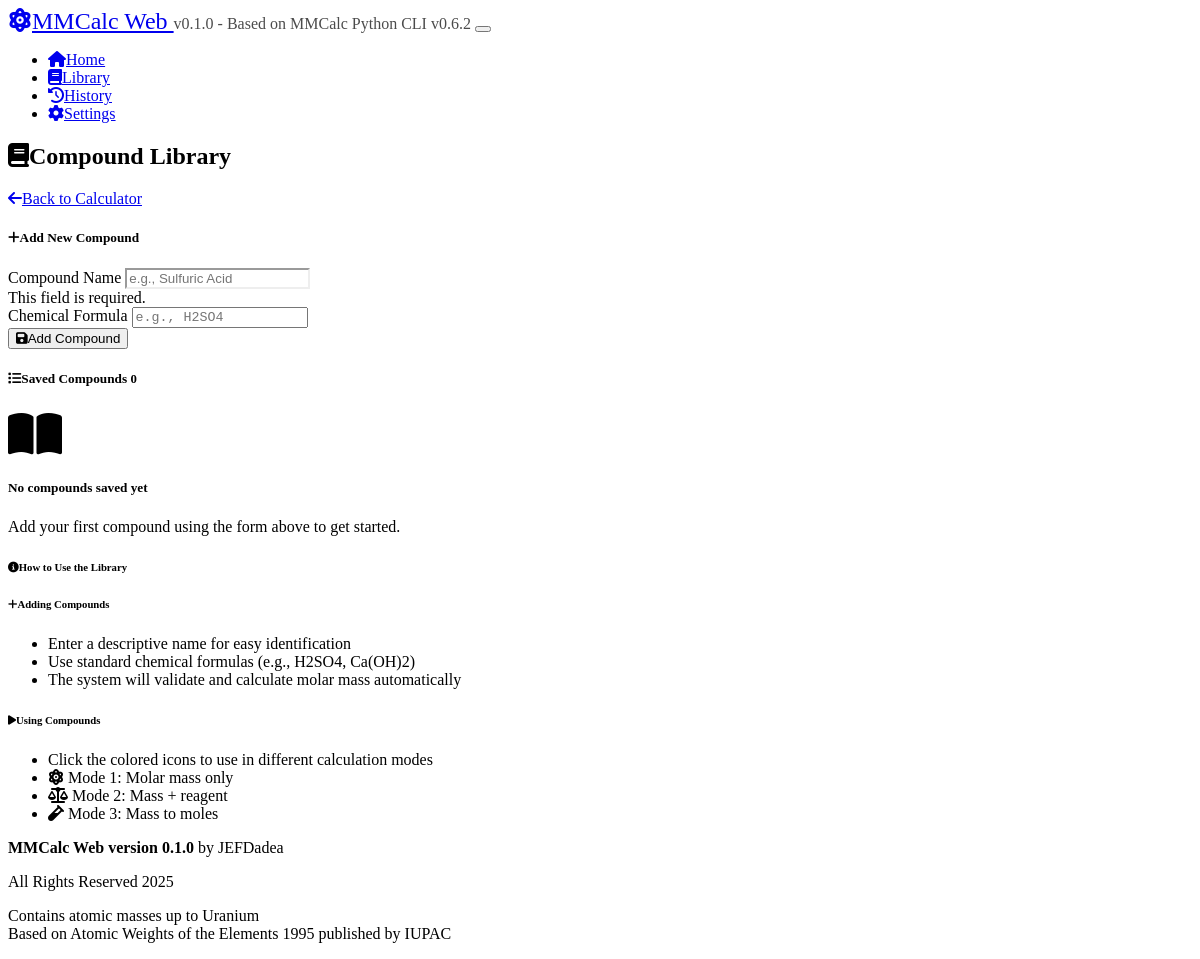
/library, run on an earlier commit of the app's database.
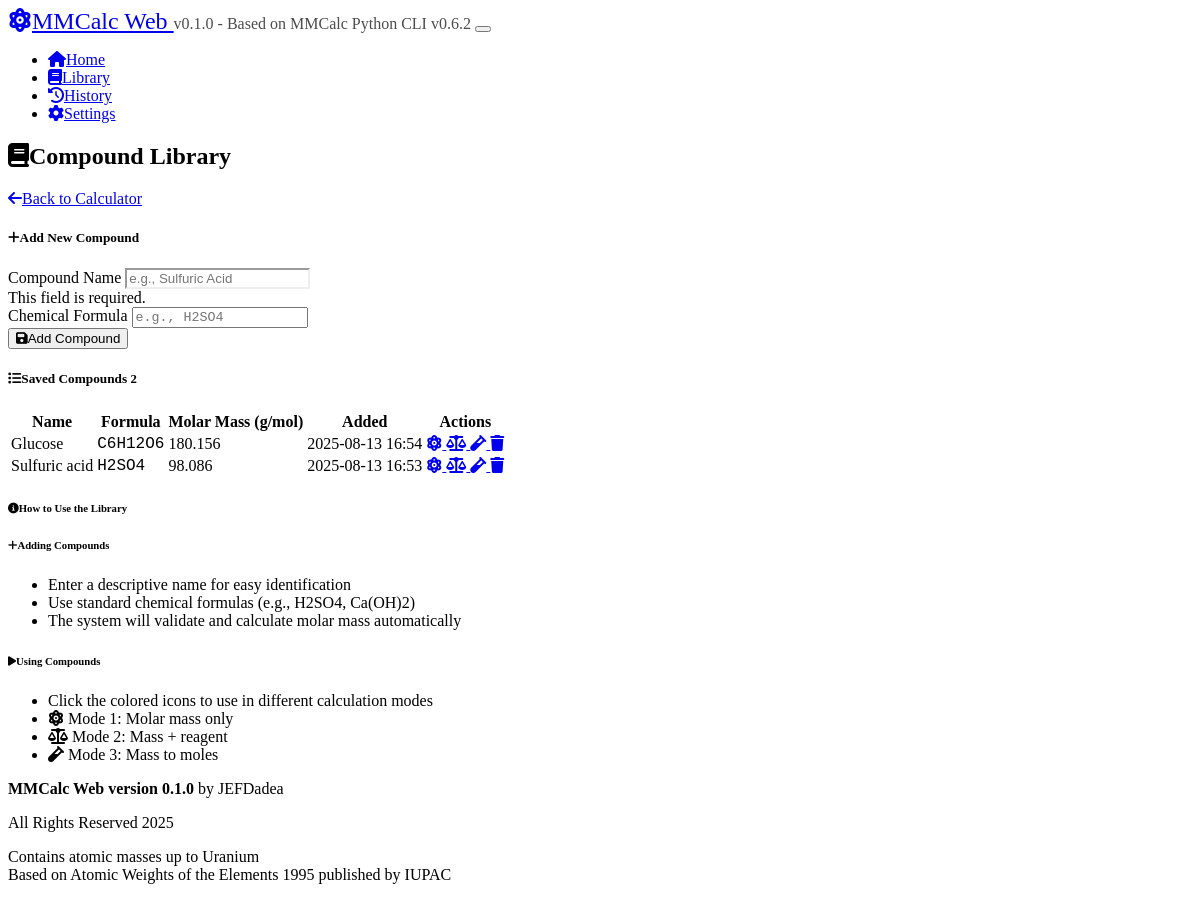
And on a later commit of the database.
### models.py (models this page shows, shortened)
class SavedCompound(db.Model):
    id = db.Column(db.Integer, primary_key=True)
    name = db.Column(db.String(100), unique=True, nullable=False)
    formula = db.Column(db.String(200), nullable=False)
    molar_mass = db.Column(db.Float, nullable=False)
    created_at = db.Column(db.DateTime, default=db.func.current_timestamp())

### app.py (the view)
@app.route('/library')
def library():
    compounds = compound_library.get_all_compounds()
    return render_template('library.html', compounds=compounds)

### compound_library.py (called while the page is built)
    def get_all_compounds(self):
        try:
            compounds = SavedCompound.query.order_by(SavedCompound.name).all()
            return [{
                'id': compound.id,
                'name': compound.name,
                'formula': compound.formula,
                'molar_mass': compound.molar_mass,
                'created_at': compound.created_at
            } for compound in compounds]
        except Exception as e:
            print(f"Error getting compounds: {e}")
            return []

### templates/library.html (shortened to what the changed rows need)
{% extends "base.html" %}
{% block content %}
<div class="container">
    <div class="row">
        <div class="col-12">
            <div class="d-flex justify-content-between align-items-center mb-4">
                <h2>
                    <i class="fas fa-book me-2"></i>Compound Library
                </h2>
            </div>
            <div class="card">
                <div class="card-header">
                    <h5 class="mb-0">
                        <i class="fas fa-list me-2"></i>Saved Compounds
                        <span class="badge bg-secondary ms-2">{{ compounds|length }}</span>
                    </h5>
                </div>
                <div class="card-body">
                    {% if compounds %}
                    <div class="table-responsive">
                        <table class="table table-hover">
                            <thead>
                                <tr>
                                    <th>Name</th>
                                    <th>Formula</th>
                                    <th>Molar Mass (g/mol)</th>
                                    <th>Added</th>
                                    <th>Actions</th>
                                </tr>
                            </thead>
                            <tbody>
                                {% for compound in compounds %}
                                <tr>
                                    <td class="fw-semibold">{{ compound.name }}</td>
                                    <td class="font-monospace">{{ compound.formula }}</td>
                                    <td class="text-info">{{ "%.3f"|format(compound.molar_mass) }}</td>
                                    <td class="text-muted small">
                                        {{ compound.created_at.strftime('%Y-%m-%d %H:%M') if compound.created_at else 'Unknown' }}
                                    </td>
                                    <td>
                                        <div class="btn-group" role="group">
                                            <a href="{{ url_for('use_compound', compound_id=compound.id, mode='1') }}"
                                               class="btn btn-sm btn-outline-primary"
                                               title="Use in Mode 1">
                                                <i class="fas fa-atom"></i>
                                            </a>
                                            <a href="{{ url_for('use_compound', compound_id=compound.id, mode='2') }}"
                                               class="btn btn-sm btn-outline-success"
                                               title="Use in Mode 2">
                                                <i class="fas fa-balance-scale"></i>
                                            </a>
                                            <a href="{{ url_for('use_compound', compound_id=compound.id, mode='3') }}"
                                               class="btn btn-sm btn-outline-warning"
                                               title="Use in Mode 3">
                                                <i class="fas fa-vial"></i>
                                            </a>
                                            <a href="{{ url_for('delete_compound', compound_id=compound.id) }}"
                                               class="btn btn-sm btn-outline-danger"
                                               onclick="return confirm('Are you sure you want to delete {{ compound.name }}?')"
                                               title="Delete">
                                                <i class="fas fa-trash"></i>
                                            </a>
                                        </div>
                                    </td>
                                </tr>
                                {% endfor %}
                            </tbody>
                        </table>
                    </div>
                    {% else %}
                    <div class="text-center py-5">
                        <i class="fas fa-book-open fa-3x text-muted mb-3"></i>
                        <h5 class="text-muted">No compounds saved yet</h5>
                        <p class="text-muted">Add your first compound using the form above to get started.</p>
                    </div>
                    {% endif %}
                </div>
            </div>
        </div>
    </div>
</div>
{% endblock %}

What changed in the data, as far as the page shows it:
added SavedCompound: name "Glucose", formula "C6H12O6", molar_mass "180.156", created_at "2025-08-13 16:54"
added SavedCompound: name "Sulfuric acid", formula "H2SO4", molar_mass "98.086", created_at "2025-08-13 16:53"
Also different on the page:
{{ compounds|length }}: "0" → "2"
text no longer shown: "No compounds saved yet Add your first compound using the form above to get started."
text now shown: "Name Formula Molar Mass (g/mol) Added Actions"
